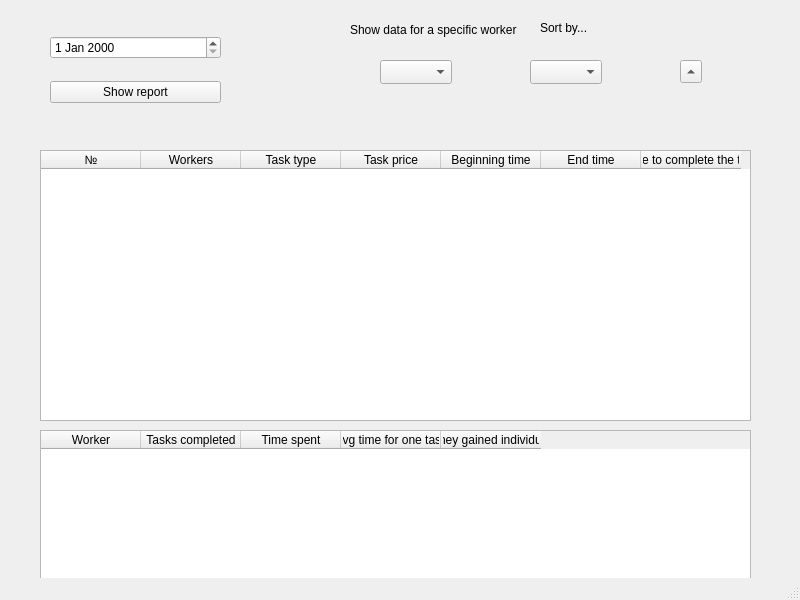
<?xml version="1.0" encoding="UTF-8"?>
<ui version="4.0">
 <class>chooseReportToShow</class>
 <widget class="QMainWindow" name="chooseReportToShow">
  <property name="geometry">
   <rect>
    <x>0</x>
    <y>0</y>
    <width>800</width>
    <height>600</height>
   </rect>
  </property>
  <property name="windowTitle">
   <string>MainWindow</string>
  </property>
  <widget class="QWidget" name="centralwidget">
   <widget class="QTableWidget" name="reportTable">
    <property name="geometry">
     <rect>
      <x>40</x>
      <y>150</y>
      <width>711</width>
      <height>271</height>
     </rect>
    </property>
    <column>
     <property name="text">
      <string>№</string>
     </property>
    </column>
    <column>
     <property name="text">
      <string>Workers</string>
     </property>
    </column>
    <column>
     <property name="text">
      <string>Task type</string>
     </property>
    </column>
    <column>
     <property name="text">
      <string>Task price</string>
     </property>
    </column>
    <column>
     <property name="text">
      <string>Beginning time</string>
     </property>
    </column>
    <column>
     <property name="text">
      <string>End time</string>
     </property>
    </column>
    <column>
     <property name="text">
      <string>Time to complete the task</string>
     </property>
    </column>
   </widget>
   <widget class="QComboBox" name="sortByComboBox">
    <property name="geometry">
     <rect>
      <x>530</x>
      <y>60</y>
      <width>72</width>
      <height>24</height>
     </rect>
    </property>
   </widget>
   <widget class="QLabel" name="label">
    <property name="geometry">
     <rect>
      <x>350</x>
      <y>20</y>
      <width>171</width>
      <height>20</height>
     </rect>
    </property>
    <property name="text">
     <string>Show data for a specific worker</string>
    </property>
   </widget>
   <widget class="QLabel" name="label_2">
    <property name="geometry">
     <rect>
      <x>540</x>
      <y>20</y>
      <width>49</width>
      <height>16</height>
     </rect>
    </property>
    <property name="text">
     <string>Sort by...</string>
    </property>
   </widget>
   <widget class="QToolButton" name="ascendingOrderButton">
    <property name="geometry">
     <rect>
      <x>680</x>
      <y>60</y>
      <width>22</width>
      <height>23</height>
     </rect>
    </property>
    <property name="text">
     <string>...</string>
    </property>
    <property name="arrowType">
     <enum>Qt::UpArrow</enum>
    </property>
   </widget>
   <widget class="QTableWidget" name="individualWorkersTable">
    <property name="geometry">
     <rect>
      <x>40</x>
      <y>430</y>
      <width>711</width>
      <height>192</height>
     </rect>
    </property>
    <column>
     <property name="text">
      <string>Worker</string>
     </property>
    </column>
    <column>
     <property name="text">
      <string>Tasks completed</string>
     </property>
    </column>
    <column>
     <property name="text">
      <string>Time spent</string>
     </property>
    </column>
    <column>
     <property name="text">
      <string>Avg time for one task</string>
     </property>
    </column>
    <column>
     <property name="text">
      <string>Money gained individually</string>
     </property>
    </column>
   </widget>
   <widget class="QComboBox" name="workersComboBox">
    <property name="geometry">
     <rect>
      <x>380</x>
      <y>60</y>
      <width>72</width>
      <height>24</height>
     </rect>
    </property>
   </widget>
   <widget class="QWidget" name="">
    <property name="geometry">
     <rect>
      <x>50</x>
      <y>20</y>
      <width>171</width>
      <height>101</height>
     </rect>
    </property>
    <layout class="QVBoxLayout" name="verticalLayout">
     <item>
      <widget class="QDateEdit" name="dateEdit"/>
     </item>
     <item>
      <widget class="QPushButton" name="showReportButton">
       <property name="text">
        <string>Show report</string>
       </property>
      </widget>
     </item>
    </layout>
   </widget>
  </widget>
  <widget class="QMenuBar" name="menubar">
   <property name="geometry">
    <rect>
     <x>0</x>
     <y>0</y>
     <width>800</width>
     <height>21</height>
    </rect>
   </property>
  </widget>
  <widget class="QStatusBar" name="statusbar"/>
 </widget>
 <resources/>
 <connections/>
</ui>
